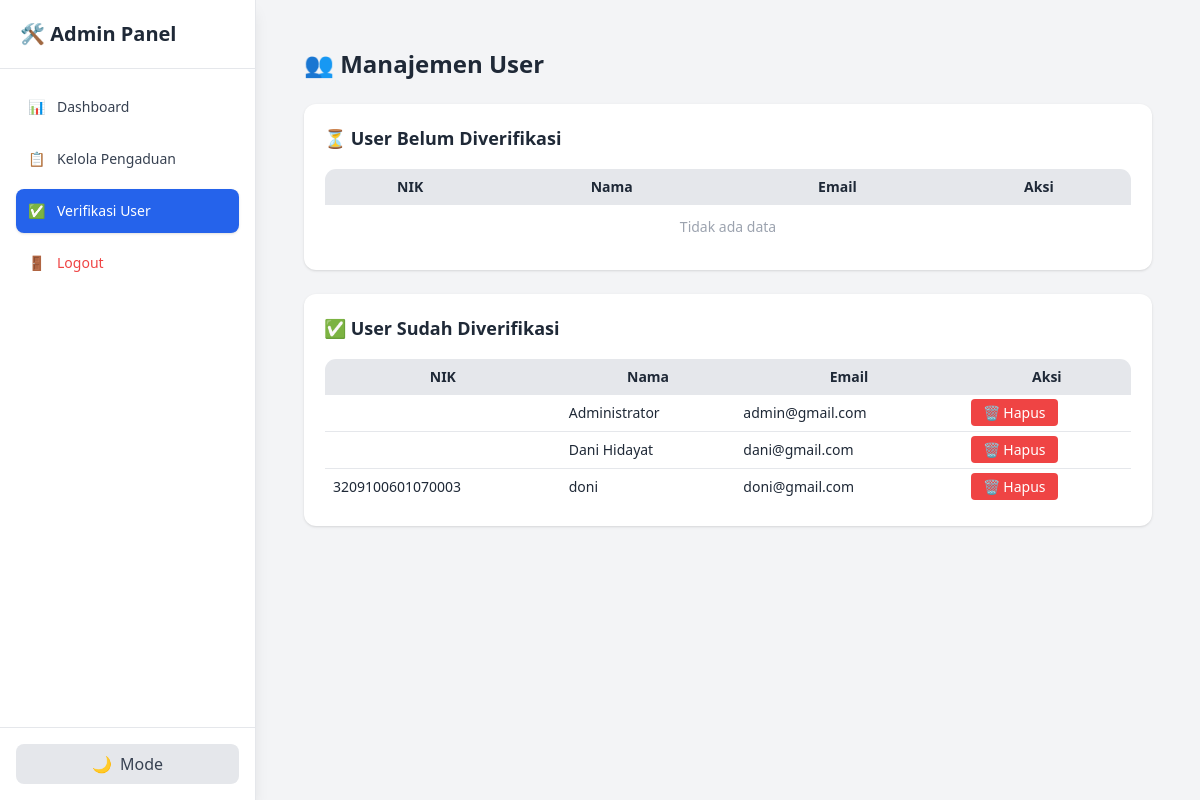
/admin/index.php?menu=verifikasi (signed in), run on the app's committed database.
### tables this page shows
CREATE TABLE `users` (
  `id` int(11) NOT NULL,
  `nama` varchar(100) DEFAULT NULL,
  `email` varchar(50) DEFAULT NULL,
  `password` varchar(255) DEFAULT NULL,
  `role` enum('user','admin') DEFAULT 'user',
  `nik` varchar(20) DEFAULT NULL,
  `verified` tinyint(1) DEFAULT 0
);

### admin/verifikasi_user.php (the view, shortened to what this page needs)
<?php
include '../config/koneksi.php';
$pending = mysqli_query($conn, "SELECT * FROM users WHERE verified=0");
$verified = mysqli_query($conn, "SELECT * FROM users WHERE verified=1");
?>
<div class="ml-64 p-6 space-y-6 text-gray-800 dark:text-white">
<h1 class="text-2xl font-bold">👥 Manajemen User</h1>
<div class="bg-white dark:bg-[#1E293B] p-5 rounded-xl shadow">
<h2 class="text-lg font-semibold mb-4">⏳ User Belum Diverifikasi</h2>
<div class="overflow-x-auto">
<table class="w-full text-sm border rounded-xl overflow-hidden">
<thead class="bg-gray-200 dark:bg-[#334155]">
<tr>
<th class="p-2">NIK</th>
<th class="p-2">Nama</th>
<th class="p-2">Email</th>
<th class="p-2">Aksi</th>
</tr>
</thead>
<tbody>
<?php if(mysqli_num_rows($pending) == 0){ ?>
<tr>
<td colspan="4" class="text-center p-3 text-gray-400">Tidak ada data</td>
</tr>
<?php } ?>
</tbody>
</table>
</div>
</div>
<div class="bg-white dark:bg-[#1E293B] p-5 rounded-xl shadow">
<h2 class="text-lg font-semibold mb-4">✅ User Sudah Diverifikasi</h2>
<div class="overflow-x-auto">
<table class="w-full text-sm border rounded-xl overflow-hidden">
<thead class="bg-gray-200 dark:bg-[#334155]">
<tr>
<th class="p-2">NIK</th>
<th class="p-2">Nama</th>
<th class="p-2">Email</th>
<th class="p-2">Aksi</th>
</tr>
</thead>
<tbody>
<?php while($u = mysqli_fetch_assoc($verified)){ ?>
<tr class="border-b dark:border-[#334155]">
<td class="p-2"><?= $u['nik'] ?></td>
<td class="p-2"><?= $u['nama'] ?></td>
<td class="p-2"><?= $u['email'] ?></td>
<td class="p-2">
<a href="hapus_user.php?id=<?= $u['id'] ?>"
onclick="return confirm('Yakin hapus user ini?')"
class="bg-red-500 text-white px-3 py-1 rounded hover:bg-red-600">
🗑 Hapus
</a>
</td>
</tr>
<?php } ?>
</tbody>
</table>
</div>
</div>
</div>

### data on the page
users: nama "Administrator", email "admin@gmail.com"
users: nama "Dani Hidayat", email "dani@gmail.com"
users: nik "3209100601070003", nama "doni", email "doni@gmail.com"
